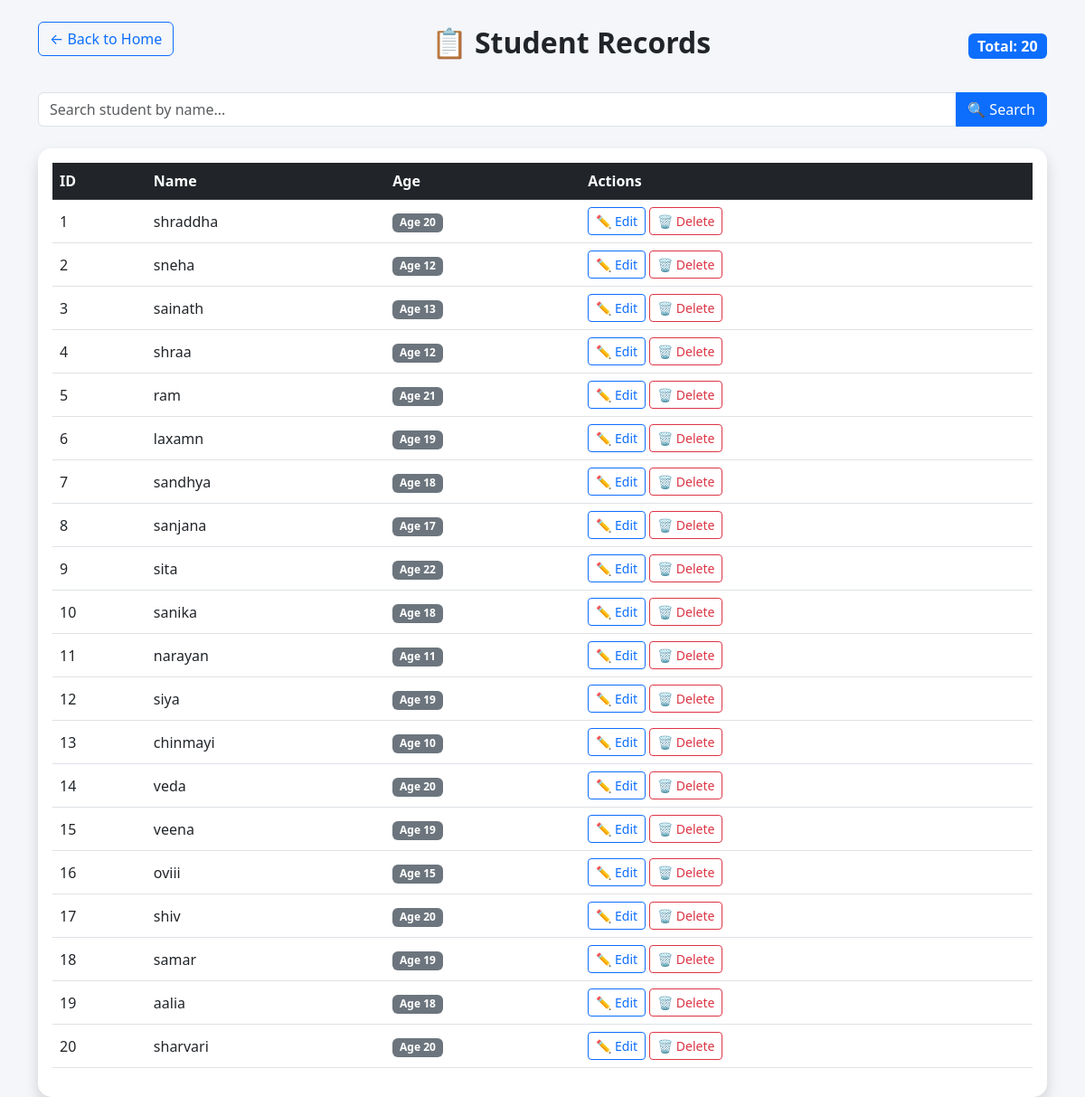
Page /view_students (signed in) on the committed database.
### tables this page shows
CREATE TABLE students (
        id INTEGER PRIMARY KEY AUTOINCREMENT,
        name TEXT,
        age INTEGER
    );

### main.py (the view)
@app.route("/view_students", methods=["GET", "POST"])
@login_required
def view_students():
    conn = sqlite3.connect("students.db")
    cursor = conn.cursor()
    if request.method == "POST":
        keyword = request.form["keyword"]
        cursor.execute(
            "SELECT * FROM students WHERE name LIKE ?",
            ('%' + keyword + '%',)
        )
    else:
        cursor.execute("SELECT * FROM students")
    students = cursor.fetchall()
    conn.close()
    return render_template("view_students.html", students=students)

### main.py (called while the page is built)
def login_required(f):
    @wraps(f)
    def decorated_function(*args, **kwargs):
        if "user" not in session:
            return redirect("/login")
        return f(*args, **kwargs)
    return decorated_function

### templates/view_students.html (shortened to what this page needs)
<!DOCTYPE html>
<html>
<head>
    <link href="https://cdn.jsdelivr.net/npm/bootstrap@5.3.0/dist/css/bootstrap.min.css"
          rel="stylesheet">
</head>
<body>
<div class="container mt-4">
    <div class="d-flex justify-content-between align-items-center mb-4">
        <a href="/" class="btn btn-outline-primary mb-3">
    ← Back to Home
</a>
        <h2 class="fw-bold">
            📋 Student Records
        </h2>
        <span class="badge bg-primary fs-6">
            Total: {{ students|length }}
        </span>
    </div>
    <form method="POST" class="mb-4">
        <div class="input-group">
            <input
                type="text"
                name="keyword"
                class="form-control"
                placeholder="Search student by name..."
            >
            <button class="btn btn-primary">
                🔍 Search
            </button>
        </div>
    </form>
<div class="card shadow">
    <div class="card-body">
        <table class="table table-hover align-middle">
            <thead class="table-dark">
                <tr>
                    <th>ID</th>
                    <th>Name</th>
                    <th>Age</th>
                    <th>Actions</th>
                </tr>
            </thead>
            <tbody>
                {% for student in students %}
                <tr>
                    <td>{{ student[0] }}</td>
                    <td>{{ student[1] }}</td>
                    <td>
                        <span class="badge bg-secondary">
                                 Age {{ student[2] }}
                        </span>
                    </td>
                    <td>
                        <a href="/edit/{{ student[0] }}"
                            class="btn btn-outline-primary btn-sm">
                            ✏ Edit
                        </a>
                        <a href="/delete/{{ student[0] }}"
                            class="btn btn-outline-danger btn-sm"
                            onclick="return confirm('Delete this student?')">
                            🗑 Delete
                        </a>
                    </td>
                </tr>
                {% endfor %}
            </tbody>
        </table>
    </div>
</div>
</div>

### templates/view_students.html (style rules this page uses)
body { background:#f4f6f9; }
.card { border:none; border-radius:15px; }

### rows in the picture
students: id "1", name "shraddha", age "20"
students: id "2", name "sneha", age "12"
students: id "3", name "sainath", age "13"
students: id "4", name "shraa", age "12"
students: id "5", name "ram", age "21"
students: id "6", name "laxamn", age "19"
students: id "7", name "sandhya", age "18"
students: id "8", name "sanjana", age "17"
students: id "9", name "sita", age "22"
students: id "10", name "sanika", age "18"
students: id "11", name "narayan", age "11"
students: id "12", name "siya", age "19"
students: id "13", name "chinmayi", age "10"
students: id "14", name "veda", age "20"
students: id "15", name "veena", age "19"
students: id "16", name "oviii", age "15"
students: id "17", name "shiv", age "20"
students: id "18", name "samar", age "19"
students: id "19", name "aalia", age "18"
students: id "20", name "sharvari", age "20"

### other values in the picture
{{ students|length }} "20"
